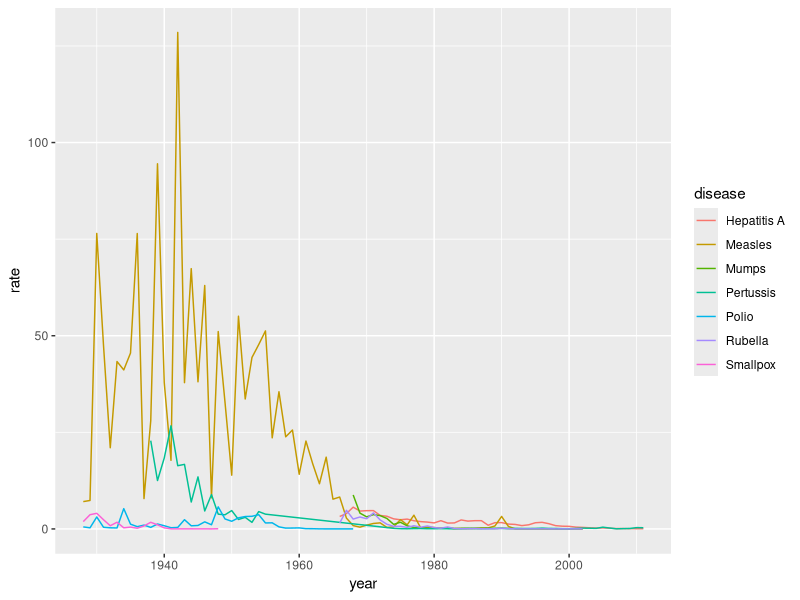
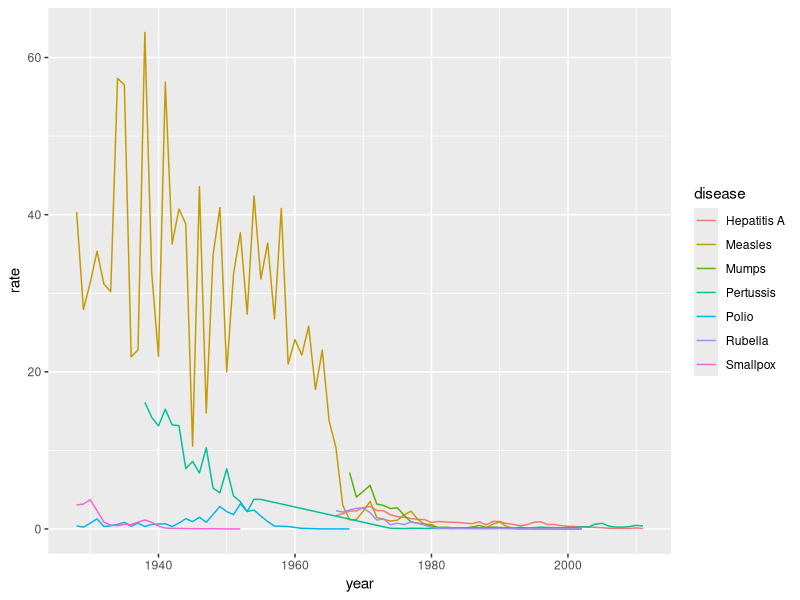

Write the R code that produced these figures, in order.
library(dplyr)
library(ggplot2)
library(dslabs)
library(RColorBrewer)
data(us_contagious_diseases)

# The US rate for each disease will be the total number of cases divided by the total population.
# Remember to convert to cases per 10,000.
# Now we are going to look at the rates of all diseases in one state. 
# Again, you will be modifying the sample code to produce the desired plot.
us_contagious_diseases %>% filter( state=="California" & weeks_reporting >=10 ) %>% 
  group_by(year, disease) %>%
  # for each year and disease we make a rate.
  summarize( rate = sum(count)/sum(population)*10000 ) %>%
  ggplot( aes(year, rate, color = disease) ) + 
  geom_line()

# Now we are going to make a time series plot for the rates of all diseases in the United States.
us_contagious_diseases %>% filter( !is.na(population) ) %>% group_by(year, disease) %>% summarize( rate = sum(count)/sum(population)*10000 ) %>%
  ggplot( aes(year, rate, color = disease) ) + 
  geom_line()
  
